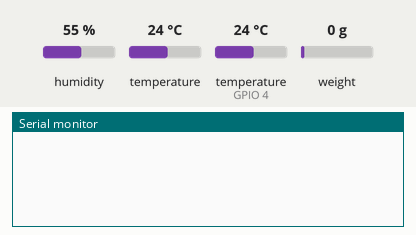
Simulated run of this sketch. Board: ESP32. Parts: the last lines printed to the serial monitor. The inputs (shaded band) are chosen by the test bench; at power-on: weight on the scale 0 g, humidity 55 %, temperature 24 °C, temperature (sensor on GPIO 4) 24 °C. WiFi joins after 1.5 s; servers stay silent unless stated; uploads are accepted with an empty reply.

Above: at 2.7 s.
2.8 s: weight on the scale set to 100 g
At 3.48 s:
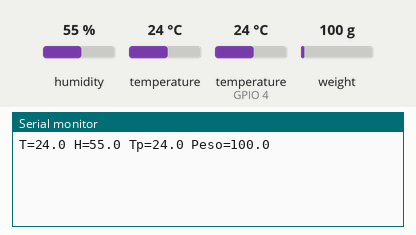
At 3.9 s:
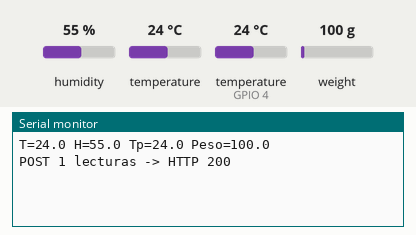

The sketch:

salame_esp32.ino
```cpp
/*
  Salame Monitor - firmware ESP32 (una placa por cámara)

  Sensores:
    - SHT31 (temperatura + humedad del aire)  -> I2C: SDA=21, SCL=22
    - DS18B20 (sonda en la pieza testigo)     -> pin 4 (con resistencia 4.7k a 3.3V)
    - Celda de carga + HX711 (vara testigo)   -> DT=16, SCK=17

  Librerías (Arduino IDE > Gestor de librerías):
    - Adafruit SHT31 Library
    - OneWire  /  DallasTemperature
    - HX711 (de Bogdan Necula, "bogde")
    - ArduinoJson (v7)

  Antes de cargar: completar WIFI_SSID, WIFI_PASS, API_URL, DEVICE_TOKEN y CAL_FACTOR.
*/
#include <WiFi.h>
#include <HTTPClient.h>
#include <WiFiClientSecure.h>
#include <Wire.h>
#include <Adafruit_SHT31.h>
#include <OneWire.h>
#include <DallasTemperature.h>
#include <HX711.h>
#include <ArduinoJson.h>

// ---------- CONFIGURACIÓN ----------
const char* WIFI_SSID    = "TU_WIFI";
const char* WIFI_PASS    = "TU_CLAVE";
const char* API_URL      = "https://tudominio.com/api/lecturas.php";
const char* DEVICE_TOKEN = "CAMBIAR-token-camara-1-000000000000000001"; // igual al de la tabla camaras
const unsigned long INTERVALO_MS = 5UL * 60UL * 1000UL;   // 5 minutos
const float CAL_FACTOR = 2280.0;   // calibrar con un peso conocido (ver README)
const long  CAL_OFFSET = 0;        // lectura cruda con la vara vacía (ver README)

// ---------- PINES ----------
const int PIN_DS18B20 = 4;
const int PIN_HX_DT   = 16;
const int PIN_HX_SCK  = 17;

Adafruit_SHT31 sht = Adafruit_SHT31();
OneWire oneWire(PIN_DS18B20);
DallasTemperature sonda(&oneWire);
HX711 balanza;

// Buffer de lecturas para cuando no hay internet (~20 h a 5 min)
struct Lectura { float t, h, tp, peso; unsigned long ms; };
const int MAX_BUF = 240;
Lectura buf[MAX_BUF];
int bufN = 0;

void conectarWiFi() {
  if (WiFi.status() == WL_CONNECTED) return;
  WiFi.mode(WIFI_STA);
  WiFi.begin(WIFI_SSID, WIFI_PASS);
  unsigned long t0 = millis();
  while (WiFi.status() != WL_CONNECTED && millis() - t0 < 15000) delay(300);
}

Lectura leer() {
  Lectura l;
  l.t = sht.readTemperature();
  l.h = sht.readHumidity();
  sonda.requestTemperatures();
  l.tp = sonda.getTempCByIndex(0);
  l.peso = balanza.is_ready() ? balanza.get_units(10) : NAN;
  l.ms = millis();
  return l;
}

bool enviar() {
  if (bufN == 0) return true;
  conectarWiFi();
  if (WiFi.status() != WL_CONNECTED) return false;

  JsonDocument doc;
  JsonArray arr = doc["lecturas"].to<JsonArray>();
  unsigned long ahora = millis();
  for (int i = 0; i < bufN; i++) {
    if (isnan(buf[i].t) || isnan(buf[i].h)) continue;
    JsonObject o = arr.add<JsonObject>();
    o["temp"] = round(buf[i].t * 10) / 10.0;
    o["hum"]  = round(buf[i].h * 10) / 10.0;
    if (buf[i].tp > -100) o["temp_prod"] = round(buf[i].tp * 10) / 10.0;   // -127 = sonda desconectada
    if (!isnan(buf[i].peso) && buf[i].peso > 0) o["peso_g"] = round(buf[i].peso * 10) / 10.0;
    o["seg_atras"] = (ahora - buf[i].ms) / 1000;
  }
  String body; serializeJson(doc, body);

  WiFiClientSecure cli;
  cli.setInsecure();   // simple para arrancar; en producción cargar el certificado raíz
  HTTPClient http;
  http.begin(cli, API_URL);
  http.addHeader("Content-Type", "application/json");
  http.addHeader("X-Device-Token", DEVICE_TOKEN);
  int code = http.POST(body);
  http.end();
  Serial.printf("POST %d lecturas -> HTTP %d\n", bufN, code);
  if (code == 200) { bufN = 0; return true; }
  return false;
}

void setup() {
  Serial.begin(115200);
  Wire.begin(21, 22);
  if (!sht.begin(0x44)) Serial.println("No se encontró el SHT31");
  sonda.begin();
  balanza.begin(PIN_HX_DT, PIN_HX_SCK);
  balanza.set_offset(CAL_OFFSET);
  balanza.set_scale(CAL_FACTOR);
  // Sin tare() automático: la vara vacía se descuenta al calibrar. Así un corte de luz no "pone en cero" los salames.
  conectarWiFi();
}

unsigned long ultimo = 0;
void loop() {
  if (ultimo == 0 || millis() - ultimo >= INTERVALO_MS) {
    ultimo = millis();
    if (bufN >= MAX_BUF) { memmove(buf, buf + 1, sizeof(Lectura) * (MAX_BUF - 1)); bufN--; }
    buf[bufN++] = leer();
    Serial.printf("T=%.1f H=%.1f Tp=%.1f Peso=%.1f\n", buf[bufN-1].t, buf[bufN-1].h, buf[bufN-1].tp, buf[bufN-1].peso);
    enviar();
  }
  delay(1000);
}
```

Measured:
- after the input at 2.8 s, the serial monitor: prints a new line after 0.52 s (image 1)
